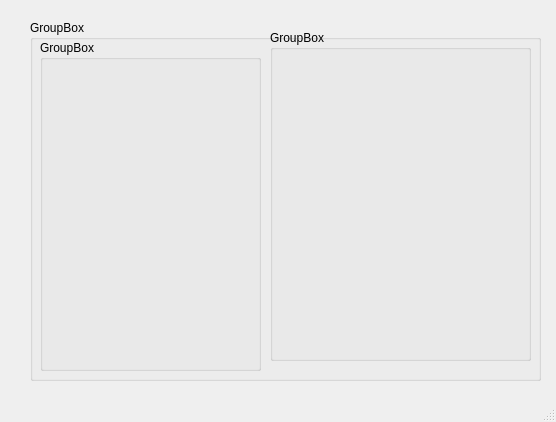
<?xml version="1.0" encoding="UTF-8"?>
<ui version="4.0">
 <class>MainWindow</class>
 <widget class="QMainWindow" name="MainWindow">
  <property name="geometry">
   <rect>
    <x>0</x>
    <y>0</y>
    <width>556</width>
    <height>422</height>
   </rect>
  </property>
  <property name="windowTitle">
   <string>MainWindow</string>
  </property>
  <widget class="QWidget" name="centralwidget">
   <widget class="QGroupBox" name="groupBox">
    <property name="geometry">
     <rect>
      <x>30</x>
      <y>20</y>
      <width>511</width>
      <height>361</height>
     </rect>
    </property>
    <property name="title">
     <string>GroupBox</string>
    </property>
    <widget class="QGroupBox" name="groupBox_2">
     <property name="geometry">
      <rect>
       <x>10</x>
       <y>20</y>
       <width>221</width>
       <height>331</height>
      </rect>
     </property>
     <property name="title">
      <string>GroupBox</string>
     </property>
    </widget>
    <widget class="QGroupBox" name="groupBox_3">
     <property name="geometry">
      <rect>
       <x>240</x>
       <y>10</y>
       <width>261</width>
       <height>331</height>
      </rect>
     </property>
     <property name="title">
      <string>GroupBox</string>
     </property>
    </widget>
   </widget>
  </widget>
  <widget class="QMenuBar" name="menubar">
   <property name="geometry">
    <rect>
     <x>0</x>
     <y>0</y>
     <width>556</width>
     <height>21</height>
    </rect>
   </property>
  </widget>
  <widget class="QStatusBar" name="statusbar"/>
 </widget>
 <resources/>
 <connections/>
</ui>
